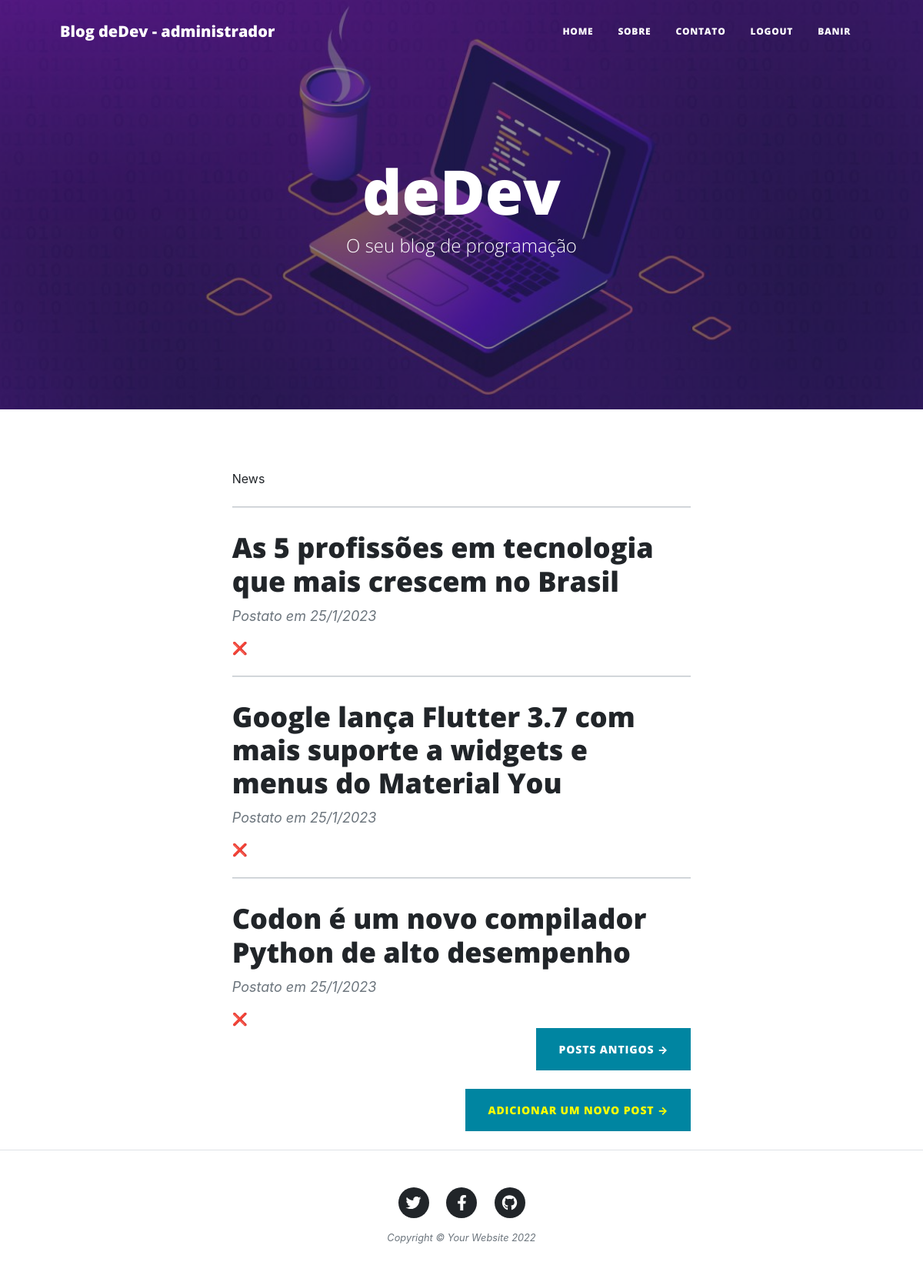
The page / (signed in) on the database its author committed.
### app.py (models this page shows, shortened)
class Usuario(db.Model, UserMixin):
    __tablename__ = 'users'
    id = Column(Integer, primary_key=True)
    username = Column(String, nullable=False)
    email = Column(String, nullable=False, unique=True)
    senha = Column(String, nullable=False)
    ativo = Column(Boolean(), default=True)
    posts_table = relationship('Post', back_populates='autor')
    comentarios = relationship('Comentario', back_populates='autor')
    respostas_comentarios = relationship('RespostaComentarios', back_populates='autor')

class Post(db.Model):
    __tablename__ = 'posts'
    id = Column(Integer, primary_key=True)
    titulo = Column(String, nullable=False)
    subtitulo = Column(String, nullable=False)
    body = Column(String, nullable=False)
    data = Column(String, nullable=False)
    comentario = relationship('Comentario', back_populates='post')
    autor = relationship('Usuario',  back_populates='posts_table')
    autor_id = Column(Integer, ForeignKey('users.id'))

### app.py (the view)
@app.route('/')
def home():
    exclui_antigos()
    posts = Post.query.all()
    posts.reverse()
    posts = posts[:3]
    if current_user.is_authenticated:
        user = current_user.username
        return render_template("index.html", posts=posts, user=user)
    return render_template("index.html", posts=posts)

### app.py (called while the page is built)
@login_manager.user_loader
def load_user(id_usuario):
    return Usuario.query.get(int(id_usuario))

def exclui_antigos():
    resultado = Post.query.all()
    resultado.reverse()
    if len(resultado) > NUMERO_MAXIMO_DE_POSTS:
        for cont in range(NUMERO_MAXIMO_DE_POSTS, NUMERO_MAXIMO_DE_POSTS+1):
            posts_excluidos = [resultado[cont] for post in resultado]
        for post in posts_excluidos:
            db.session.delete(post)
            db.session.commit()

### templates/index.html (shortened to what this page needs)
{% include 'head.html' %}
    <body>
        <nav class="navbar navbar-expand-lg navbar-light" id="mainNav">
            <div class="container px-4 px-lg-5">
                 {% if current_user.is_authenticated %}
                <a class="navbar-brand" href="index.html">Blog deDev - {{current_user.username}}</a>
                {% else %}
                <a class="navbar-brand" href="index.html">Blog deDev</a>
                {% endif %}
                <div class="collapse navbar-collapse" id="navbarResponsive">
                    <ul class="navbar-nav ms-auto py-4 py-lg-0">
                        <li class="nav-item"><a class="nav-link px-lg-3 py-3 py-lg-4" href="{{url_for('home')}}">Home</a></li>
                        {% if current_user.is_authenticated %}
                        <li class="nav-item"><a class="nav-link px-lg-3 py-3 py-lg-4" href="{{url_for('sobre', id=current_user.id)}}">Sobre</a></li>
                        {% else %}
                        <li class="nav-item"><a class="nav-link px-lg-3 py-3 py-lg-4" href="{{url_for('sobre', id=0)}}">Sobre</a></li>
                        {% endif %}
                        <li class="nav-item"><a class="nav-link px-lg-3 py-3 py-lg-4" href="{{url_for('contato')}}">Contato</a></li>
                        {% if current_user.is_authenticated %}
                            <li class="nav-item"><a class="nav-link px-lg-3 py-3 py-lg-4" href="{{url_for('logout')}}">Logout</a></li>
                        <li class="nav-item"><a class="nav-link px-lg-3 py-3 py-lg-4" href="{{url_for('banimento')}}">Banir</a></li>
                        {% else %}
                            <li class="nav-item"><a class="nav-link px-lg-3 py-3 py-lg-4" href="{{url_for('login')}}">Login</a></li>
                             <li class="nav-item"><a class="nav-link px-lg-3 py-3 py-lg-4" href="{{url_for('registrar')}}">Sign-in</a></li>
                        {% endif %}
                    </ul>
                </div>
            </div>
        </nav>
        {% include 'header.html' %}
        <div class="container px-4 px-lg-5">
            <div class="row gx-4 gx-lg-5 justify-content-center">
                <div class="col-md-10 col-lg-8 col-xl-7">
                    <div class="post-preview">
                            News
                    </div>
                    {% for post in posts %}
                    <hr class="my-4" />
                    <div class="post-preview">
                        <a href={{url_for('noticia', id_post=post.id)}}><h2 class="post-title">{{post.titulo}}</h2></a>
                        <p class="post-meta">
                            Postato
                            em {{post.data}}
                        </p>
                    </div>
                        {% if current_user.get_id() == '1' %}
                        <a href="{{url_for('deleta_post', id_post_a_deletar = post.id)}}"> ❌</a>
                        {% endif %}
                    {% endfor %}
                    <div class="d-flex justify-content-end mb-4"><a class="btn btn-primary text-uppercase" href="{{url_for('todos_posts')}}">   Posts antigos →</a></div>
                   {% if current_user.get_id() == '1' %}
                    <div class="d-flex justify-content-end mb-4"><a style="color:yellow" class="btn  btn-primary text-uppercase" href="{{url_for('novo_post')}}">Adicionar um novo Post →</a></div>
                    {% endif %}
                </div>
            </div>
        </div>
        {% include 'footer.html' %}
    </body>
</html>

### templates/head.html (style rules this page uses)
.logo, h2 { margin-top: 0; margin-bottom: 0.5rem; font-family: "Open Sans", -apple-system, BlinkMacSystemFont, "Segoe UI", Roboto, "Helvetica Neue", Arial, sans-serif, "Apple Color Emoji", "Segoe UI Emoji", "Segoe UI Symbol", "Noto Color Emoji"; font-weight: 800; line-height: 1.2; }
a { color: #212529; text-decoration: none; }
.btn-primary { color: #fff; background-color: #0085A1; border-color: #0085A1; }
.btn { display: inline-block; font-family: "Open Sans", -apple-system, BlinkMacSystemFont, "Segoe UI", Roboto, "Helvetica Neue", Arial, sans-serif, "Apple Color Emoji", "Segoe UI Emoji", "Segoe UI Symbol", "Noto Color Emoji"; font-weight: 800; line-height: 1.5; color: #212529; text-align: center; vertical-align: middle; cursor: pointer; -webkit-user-select: none; -moz-user-select: none; -ms-user-select: none; user-select: none; background-color: transparent; border: 1px solid transparent; padding: 1rem 1.75rem; font-size: 0.875rem; border-radius: 0; transition: color 0.15s ease-in-out, background-color 0.15s ease-in-out, border-color 0.15s ease-in-out, box-shadow 0.15s ease-in-out; }
.btn:not(:disabled):not(.disabled) { cursor: pointer; }
.btn { letter-spacing: 0.0625em; }
.text-uppercase { text-transform: uppercase !important; }

### rows shown on the page
Usuario: username "administrador"
Post: titulo "As 5 profissões em tecnologia que mais crescem no Brasil", data "25/1/2023"
Post: titulo "Google lança Flutter 3.7 com mais suporte a widgets e menus do Material You", data "25/1/2023"
Post: titulo "Codon é um novo compilador Python de alto desempenho", data "25/1/2023"
